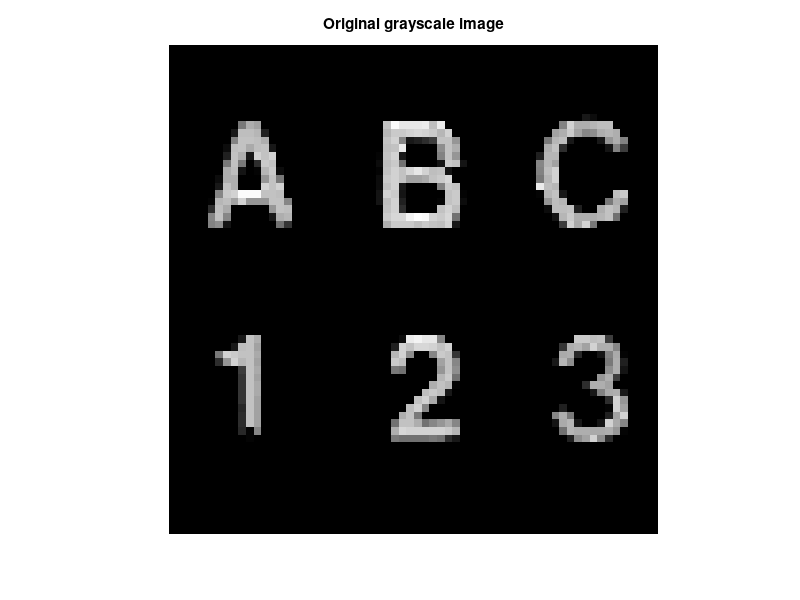
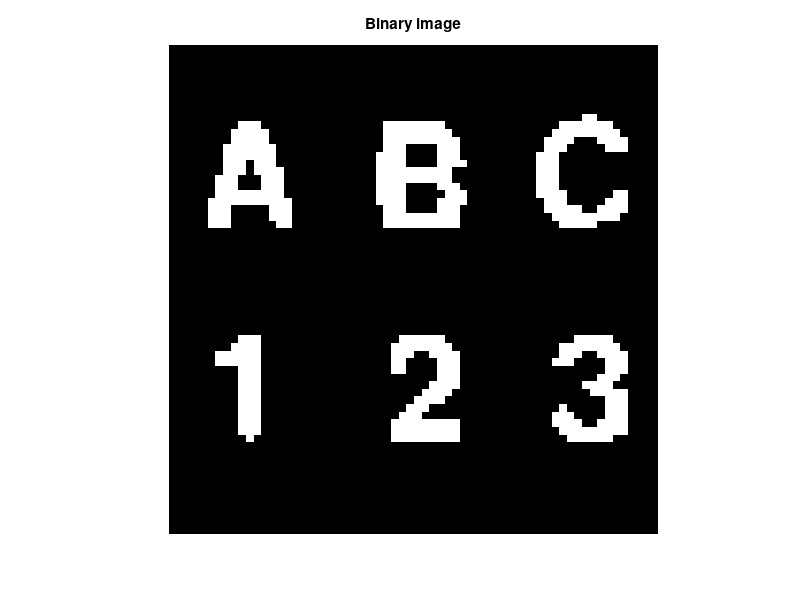
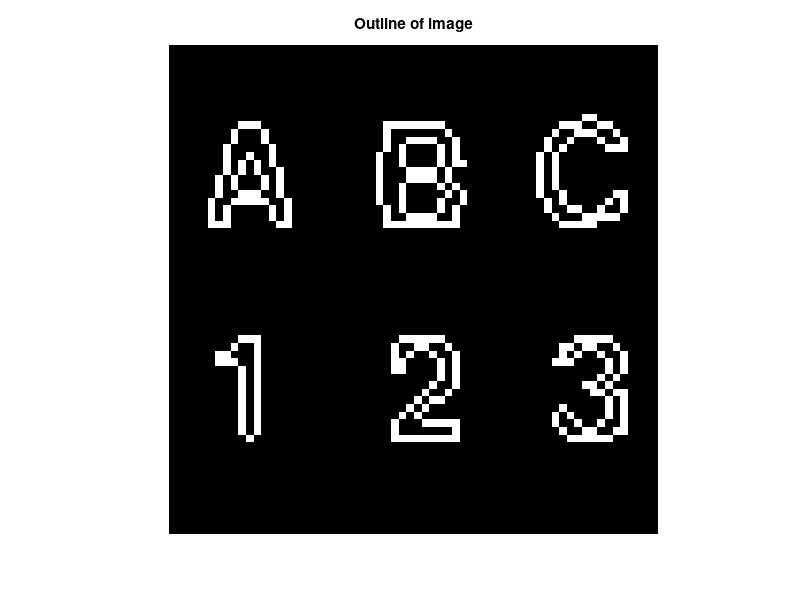
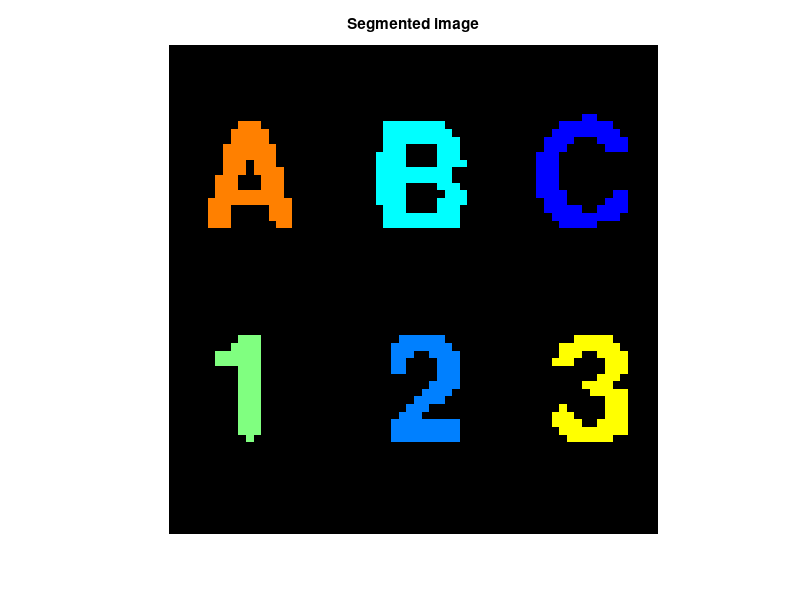

Here is the MATLAB script that generated these plots, in order: (Note: this script raises an error after producing the figures.)
%% Stage 0 - Setup

clear;
clc;
close all;
tic;

%% Stage 1 - Pre-Processing

% charact1 is a 64 x 64 image
A = fscanf(fopen('charact1.txt'), [char(13) newline '%c'],[64,64]);

% fscanf returns column vectors, transpose will show the correct image
A = A';

% offset from '0' as the intensity value
img = zeros((size(A,1)), (size(A,2)));
for i = 1:size(img,1)
    for j = 1:size(img,2)
        if A(i,j) > '0'
            img(i, j) = A(i,j)- '0';
        end
    end
end

Gray = mat2gray(img,[min(img(:)) max(img(:))]);
imshow(Gray);
title('Original grayscale image');

%% Stage 2 - Thresholding Image

% threshold image as binary
threshold = 0;
BW = Gray > threshold;
figure;
imshow(BW);
title('Binary image');

%% Stage 3 - Outline Determination of Object

% create an outline image
outline_image = bwmorph(BW,'remove', 1);
figure;
imshow(outline_image);
title('Outline of image');

%% Stage 4 - Image Segmentation

% colour the different characters in a random colour
labeled = labelmatrix(bwconncomp(BW,8));
RGB_label = label2rgb(labeled,'jet','k','shuffle');
figure;
imshow(RGB_label);
title('Segmented image');

%% Stage 5 - Rotation of Objects

rot30 = rotate_img1(30,RGB_label);
rot90 = rotate_img1(-90,RGB_label);
figure;
imshow(rot90);
title('Rotated image 90 degrees clockwise');

figure;
imshow(rot30);
title('Rotated image 30 degrees anticlockwise');


%% Stage 6 - Thinning of Characters

%display image with one pixel thick objects
Timg = bwmorph(BW,'thin',inf);
figure;
imshow(Timg);
title('Image of 1-pixel thin characters');



%% Stage 7 - Scaling and Display

%scale and display image in one line

combined_image = crop(RGB_label);
combined_image = padarray(combined_image, [10,3],0,'both');
figure;
imshow(combined_image);
title('Scaled Image');

toc;
